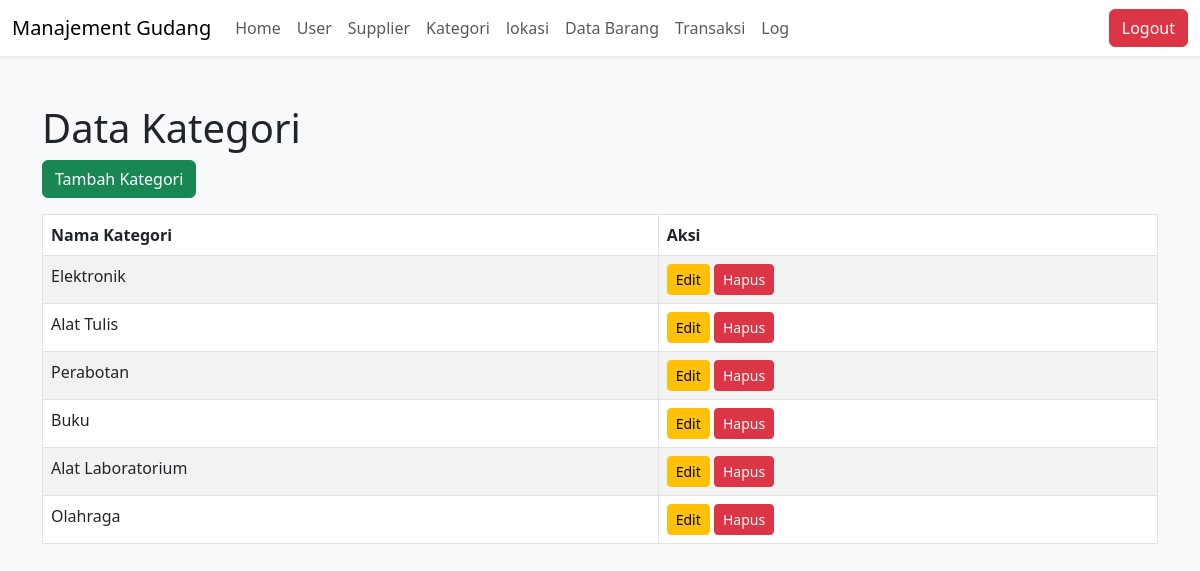
The page /data_kategori.php (signed in) on the database its author committed.
### tables this page shows
CREATE TABLE kategori (
    id INT AUTO_INCREMENT PRIMARY KEY,
    nama_kategori VARCHAR(100) NOT NULL
);

### data_kategori.php (the view, shortened to what this page needs)
<?php
include 'koneksi.php';
$query = "
    SELECT
        Kategori.id,
        Kategori.nama_kategori
    FROM
        kategori
";
$result = $conn->query($query);
?>
<!DOCTYPE html>
<html>
<head>
    <link href="https://cdn.jsdelivr.net/npm/bootstrap@5.3.0-alpha1/dist/css/bootstrap.min.css" rel="stylesheet">
</head>
<body class="bg-light">
    <nav class="navbar navbar-expand-lg navbar-light bg-white shadow-sm">
        <div class="container-fluid">
            <a class="navbar-brand" href="#">Manajement Gudang</a>
            <div class="collapse navbar-collapse" id="navbarNav">
            <?php
            include 'navbar.php';
            ?>
            </div>
            <button class="btn btn-danger" onclick="location.href='logout.php'">Logout</button>
        </div>
    </nav>
    <div class="container mt-5">
        <h1>Data Kategori</h1>
        <div class="mb-3">
            <button class="btn btn-success" onclick="location.href='tambah_kategori.php'">Tambah Kategori</button>
        </div>
        <table class="table table-bordered table-striped mt-3">
            <thead>
                <tr>
                    <th>Nama Kategori</th>
                    <th>Aksi</th>
                </tr>
            </thead>
            <tbody>
                <?php while ($row = $result->fetch_assoc()): ?>
                    <tr>
                        <td><?= $row['nama_kategori']; ?></td>
                        <td>
                            <button class="btn btn-warning btn-sm" onclick="location.href='edit_kategori.php?id=<?php echo $row['id']; ?>'">Edit</button>
                            <button class="btn btn-danger btn-sm" onclick="if(confirm('Yakin ingin menghapus?')) location.href='hapus_kategori.php?id=<?php echo $row['id']; ?>'">Hapus</button>
                        </td>
                    </tr>
                <?php endwhile; ?>
            </tbody>
        </table>
    </div>
</body>
</html>

### rows shown on the page
kategori: nama_kategori "Elektronik"
kategori: nama_kategori "Alat Tulis"
kategori: nama_kategori "Perabotan"
kategori: nama_kategori "Buku"
kategori: nama_kategori "Alat Laboratorium"
kategori: nama_kategori "Olahraga"
